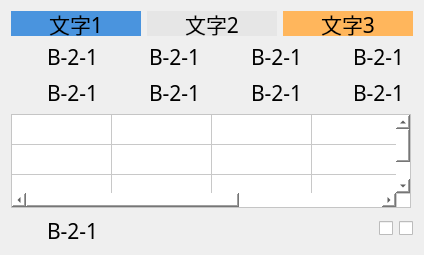
   <widget class="QWidget" name="verticalLayoutWidget_5">
    <property name="geometry">
     <rect>
      <x>550</x>
      <y>70</y>
      <width>416</width>
      <height>255</height>
     </rect>
    </property>
    <layout class="QVBoxLayout" name="verticalLayout_10">
     <item>
      <layout class="QHBoxLayout" name="horizontalLayout_52">
       <item>
        <widget class="QLabel" name="label_36">
         <property name="minimumSize">
          <size>
           <width>0</width>
           <height>25</height>
          </size>
         </property>
         <property name="maximumSize">
          <size>
           <width>16777215</width>
           <height>25</height>
          </size>
         </property>
         <property name="font">
          <font>
           <family>黑体</family>
           <pointsize>16</pointsize>
          </font>
         </property>
         <property name="autoFillBackground">
          <bool>false</bool>
         </property>
         <property name="styleSheet">
          <string notr="true">background-color: rgb(74, 148, 222);</string>
         </property>
         <property name="text">
          <string>文字1</string>
         </property>
         <property name="alignment">
          <set>Qt::AlignCenter</set>
         </property>
        </widget>
       </item>
       <item>
        <widget class="QLabel" name="label_37">
         <property name="minimumSize">
          <size>
           <width>0</width>
           <height>25</height>
          </size>
         </property>
         <property name="maximumSize">
          <size>
           <width>16777215</width>
           <height>25</height>
          </size>
         </property>
         <property name="font">
          <font>
           <family>黑体</family>
           <pointsize>16</pointsize>
          </font>
         </property>
         <property name="autoFillBackground">
          <bool>false</bool>
         </property>
         <property name="styleSheet">
          <string notr="true">background-color: rgb(230, 230, 230);</string>
         </property>
         <property name="text">
          <string>文字2</string>
         </property>
         <property name="alignment">
          <set>Qt::AlignCenter</set>
         </property>
        </widget>
       </item>
       <item>
        <widget class="QLabel" name="label_38">
         <property name="minimumSize">
          <size>
           <width>0</width>
           <height>25</height>
          </size>
         </property>
         <property name="maximumSize">
          <size>
           <width>16777215</width>
           <height>25</height>
          </size>
         </property>
         <property name="font">
          <font>
           <family>黑体</family>
           <pointsize>16</pointsize>
          </font>
         </property>
         <property name="autoFillBackground">
          <bool>false</bool>
         </property>
         <property name="styleSheet">
          <string notr="true">background-color: rgb(255, 182, 92);</string>
         </property>
         <property name="text">
          <string>文字3</string>
         </property>
         <property name="alignment">
          <set>Qt::AlignCenter</set>
         </property>
        </widget>
       </item>
      </layout>
     </item>
     <item>
      <layout class="QVBoxLayout" name="verticalLayout_11">
       <item>
        <layout class="QHBoxLayout" name="horizontalLayout_53">
         <item>
          <layout class="QHBoxLayout" name="horizontalLayout_54">
           <item>
            <widget class="QLabel" name="label_39">
             <property name="minimumSize">
              <size>
               <width>30</width>
               <height>30</height>
              </size>
             </property>
             <property name="maximumSize">
              <size>
               <width>30</width>
               <height>30</height>
              </size>
             </property>
             <property name="font">
              <font>
               <pointsize>15</pointsize>
              </font>
             </property>
             <property name="text">
              <string/>
             </property>
             <property name="pixmap">
              <pixmap resource="images.qrc">:/img/false.png</pixmap>
             </property>
            </widget>
           </item>
           <item>
            <widget class="QLabel" name="label1_39">
             <property name="minimumSize">
              <size>
               <width>60</width>
               <height>25</height>
              </size>
             </property>
             <property name="maximumSize">
              <size>
               <width>60</width>
               <height>25</height>
              </size>
             </property>
             <property name="font">
              <font>
               <family>黑体</family>
               <pointsize>16</pointsize>
              </font>
             </property>
             <property name="text">
              <string>B-2-1</string>
             </property>
            </widget>
           </item>
          </layout>
         </item>
         <item>
          <layout class="QHBoxLayout" name="horizontalLayout_55">
           <item>
            <widget class="QLabel" name="lamp1_26">
             <property name="minimumSize">
              <size>
               <width>30</width>
               <height>30</height>
              </size>
             </property>
             <property name="maximumSize">
              <size>
               <width>30</width>
               <height>30</height>
              </size>
             </property>
             <property name="font">
              <font>
               <pointsize>15</pointsize>
              </font>
             </property>
             <property name="text">
              <string/>
             </property>
             <property name="pixmap">
              <pixmap resource="images.qrc">:/img/false.png</pixmap>
             </property>
            </widget>
           </item>
           <item>
            <widget class="QLabel" name="label1_40">
             <property name="minimumSize">
              <size>
               <width>60</width>
               <height>25</height>
              </size>
             </property>
             <property name="maximumSize">
              <size>
               <width>60</width>
               <height>25</height>
              </size>
             </property>
             <property name="font">
              <font>
               <family>黑体</family>
               <pointsize>16</pointsize>
              </font>
             </property>
             <property name="text">
              <string>B-2-1</string>
             </property>
            </widget>
           </item>
          </layout>
         </item>
         <item>
          <layout class="QHBoxLayout" name="horizontalLayout_56">
           <item>
            <widget class="QLabel" name="lamp1_27">
             <property name="minimumSize">
              <size>
               <width>30</width>
               <height>30</height>
              </size>
             </property>
             <property name="maximumSize">
              <size>
               <width>30</width>
               <height>30</height>
              </size>
             </property>
             <property name="font">
              <font>
               <pointsize>15</pointsize>
              </font>
             </property>
             <property name="text">
              <string/>
             </property>
             <property name="pixmap">
              <pixmap resource="images.qrc">:/img/false.png</pixmap>
             </property>
            </widget>
           </item>
           <item>
            <widget class="QLabel" name="label1_41">
             <property name="minimumSize">
              <size>
               <width>60</width>
               <height>25</height>
              </size>
             </property>
             <property name="maximumSize">
              <size>
               <width>60</width>
               <height>25</height>
              </size>
             </property>
             <property name="font">
              <font>
               <family>黑体</family>
               <pointsize>16</pointsize>
              </font>
             </property>
             <property name="text">
              <string>B-2-1</string>
             </property>
            </widget>
           </item>
          </layout>
         </item>
         <item>
          <layout class="QHBoxLayout" name="horizontalLayout_57">
           <item>
            <widget class="QLabel" name="lamp1_28">
             <property name="minimumSize">
              <size>
               <width>30</width>
               <height>30</height>
              </size>
             </property>
             <property name="maximumSize">
              <size>
               <width>30</width>
               <height>30</height>
              </size>
             </property>
             <property name="font">
              <font>
               <pointsize>15</pointsize>
              </font>
             </property>
             <property name="text">
              <string/>
             </property>
             <property name="pixmap">
              <pixmap resource="images.qrc">:/img/false.png</pixmap>
             </property>
            </widget>
           </item>
           <item>
            <widget class="QLabel" name="label1_42">
             <property name="minimumSize">
              <size>
               <width>60</width>
               <height>25</height>
              </size>
             </property>
             <property name="maximumSize">
              <size>
               <width>60</width>
               <height>25</height>
              </size>
             </property>
             <property name="font">
              <font>
               <family>黑体</family>
               <pointsize>16</pointsize>
              </font>
             </property>
             <property name="text">
              <string>B-2-1</string>
             </property>
            </widget>
           </item>
          </layout>
         </item>
        </layout>
       </item>
       <item>
        <layout class="QHBoxLayout" name="horizontalLayout_58">
         <item>
          <layout class="QHBoxLayout" name="horizontalLayout_59">
           <item>
            <widget class="QLabel" name="label_40">
             <property name="minimumSize">
              <size>
               <width>30</width>
               <height>30</height>
              </size>
             </property>
             <property name="maximumSize">
              <size>
               <width>30</width>
               <height>30</height>
              </size>
             </property>
             <property name="text">
              <string/>
             </property>
            </widget>
           </item>
           <item>
            <widget class="QLabel" name="label1_43">
             <property name="minimumSize">
              <size>
               <width>60</width>
               <height>25</height>
              </size>
             </property>
             <property name="maximumSize">
              <size>
               <width>60</width>
               <height>25</height>
              </size>
             </property>
             <property name="font">
              <font>
               <family>黑体</family>
               <pointsize>16</pointsize>
              </font>
             </property>
             <property name="text">
              <string>B-2-1</string>
             </property>
            </widget>
           </item>
          </layout>
         </item>
         <item>
          <layout class="QHBoxLayout" name="horizontalLayout_60">
           <item>
            <widget class="QLabel" name="lamp1_29">
             <property name="minimumSize">
              <size>
               <width>30</width>
               <height>30</height>
              </size>
             </property>
             <property name="maximumSize">
              <size>
               <width>30</width>
               <height>30</height>
              </size>
             </property>
             <property name="font">
              <font>
               <pointsize>15</pointsize>
              </font>
             </property>
             <property name="text">
              <string/>
             </property>
             <property name="pixmap">
              <pixmap resource="images.qrc">:/img/false.png</pixmap>
             </property>
            </widget>
           </item>
           <item>
            <widget class="QLabel" name="label1_44">
             <property name="minimumSize">
              <size>
               <width>60</width>
               <height>25</height>
              </size>
             </property>
             <property name="maximumSize">
              <size>
               <width>60</width>
               <height>25</height>
              </size>
             </property>
             <property name="font">
              <font>
               <family>黑体</family>
               <pointsize>16</pointsize>
              </font>
             </property>
             <property name="text">
              <string>B-2-1</string>
             </property>
            </widget>
           </item>
          </layout>
         </item>
         <item>
          <layout class="QHBoxLayout" name="horizontalLayout_61">
           <item>
            <widget class="QLabel" name="lamp1_30">
             <property name="minimumSize">
              <size>
               <width>30</width>
               <height>30</height>
              </size>
             </property>
             <property name="maximumSize">
              <size>
               <width>30</width>
               <height>30</height>
              </size>
             </property>
             <property name="font">
              <font>
               <pointsize>15</pointsize>
              </font>
             </property>
             <property name="text">
              <string/>
             </property>
             <property name="pixmap">
              <pixmap resource="images.qrc">:/img/false.png</pixmap>
             </property>
            </widget>
           </item>
           <item>
            <widget class="QLabel" name="label1_45">
             <property name="minimumSize">
              <size>
               <width>60</width>
               <height>25</height>
              </size>
             </property>
             <property name="maximumSize">
              <size>
               <width>60</width>
               <height>25</height>
              </size>
             </property>
             <property name="font">
              <font>
               <family>黑体</family>
               <pointsize>16</pointsize>
              </font>
             </property>
             <property name="text">
              <string>B-2-1</string>
             </property>
            </widget>
           </item>
          </layout>
         </item>
         <item>
          <layout class="QHBoxLayout" name="horizontalLayout_62">
           <item>
            <widget class="QLabel" name="lamp1_31">
             <property name="minimumSize">
              <size>
               <width>30</width>
               <height>30</height>
              </size>
             </property>
             <property name="maximumSize">
              <size>
               <width>30</width>
               <height>30</height>
              </size>
             </property>
             <property name="font">
              <font>
               <pointsize>15</pointsize>
              </font>
             </property>
             <property name="text">
              <string/>
             </property>
             <property name="pixmap">
              <pixmap resource="images.qrc">:/img/false.png</pixmap>
             </property>
            </widget>
           </item>
           <item>
            <widget class="QLabel" name="label1_46">
             <property name="minimumSize">
              <size>
               <width>60</width>
               <height>25</height>
              </size>
             </property>
             <property name="maximumSize">
              <size>
               <width>60</width>
               <height>25</height>
              </size>
             </property>
             <property name="font">
              <font>
               <family>黑体</family>
               <pointsize>16</pointsize>
              </font>
             </property>
             <property name="text">
              <string>B-2-1</string>
             </property>
            </widget>
           </item>
          </layout>
         </item>
        </layout>
       </item>
      </layout>
     </item>
     <item>
      <widget class="QTableWidget" name="tableWidget_6">
       <property name="maximumSize">
        <size>
         <width>400</width>
         <height>100</height>
        </size>
       </property>
       <property name="font">
        <font>
         <family>黑体</family>
         <pointsize>11</pointsize>
        </font>
       </property>
       <property name="autoFillBackground">
        <bool>false</bool>
       </property>
       <property name="styleSheet">
        <string notr="true">gridline-color: rgb(200, 200, 200);
background-color: rgb(255, 255, 255);
</string>
       </property>
       <property name="dragDropOverwriteMode">
        <bool>true</bool>
       </property>
       <property name="selectionMode">
        <enum>QAbstractItemView::NoSelection</enum>
       </property>
       <property name="showGrid">
        <bool>true</bool>
       </property>
       <property name="gridStyle">
        <enum>Qt::SolidLine</enum>
       </property>
       <property name="sortingEnabled">
        <bool>false</bool>
       </property>
       <property name="wordWrap">
        <bool>true</bool>
       </property>
       <property name="cornerButtonEnabled">
        <bool>true</bool>
       </property>
       <property name="rowCount">
        <number>3</number>
       </property>
       <property name="columnCount">
        <number>5</number>
       </property>
       <attribute name="horizontalHeaderVisible">
        <bool>false</bool>
       </attribute>
       <attribute name="horizontalHeaderCascadingSectionResizes">
        <bool>false</bool>
       </attribute>
       <attribute name="horizontalHeaderHighlightSections">
        <bool>true</bool>
       </attribute>
       <attribute name="horizontalHeaderShowSortIndicator" stdset="0">
        <bool>false</bool>
       </attribute>
       <attribute name="horizontalHeaderStretchLastSection">
        <bool>true</bool>
       </attribute>
       <attribute name="verticalHeaderVisible">
        <bool>false</bool>
       </attribute>
       <attribute name="verticalHeaderCascadingSectionResizes">
        <bool>false</bool>
       </attribute>
       <attribute name="verticalHeaderHighlightSections">
        <bool>true</bool>
       </attribute>
       <attribute name="verticalHeaderShowSortIndicator" stdset="0">
        <bool>false</bool>
       </attribute>
       <attribute name="verticalHeaderStretchLastSection">
        <bool>true</bool>
       </attribute>
       <row>
        <property name="text">
         <string>新建行</string>
        </property>
        <property name="font">
         <font>
          <family>Agency FB</family>
          <pointsize>11</pointsize>
         </font>
        </property>
       </row>
       <row>
        <property name="text">
         <string>新建行</string>
        </property>
        <property name="font">
         <font>
          <family>Agency FB</family>
          <pointsize>11</pointsize>
         </font>
        </property>
       </row>
       <row/>
       <column>
        <property name="text">
         <string>新建列</string>
        </property>
        <property name="font">
         <font>
          <pointsize>11</pointsize>
         </font>
        </property>
        <property name="foreground">
         <brush brushstyle="SolidPattern">
          <color alpha="255">
           <red>0</red>
           <green>0</green>
           <blue>0</blue>
          </color>
         </brush>
        </property>
       </column>
       <column>
        <property name="text">
         <string>新建列</string>
        </property>
        <property name="font">
         <font>
          <pointsize>11</pointsize>
         </font>
        </property>
       </column>
       <column>
        <property name="text">
         <string>新建列</string>
        </property>
        <property name="font">
         <font>
          <family>Agency FB</family>
          <pointsize>11</pointsize>
         </font>
        </property>
       </column>
       <column>
        <property name="text">
         <string>新建列</string>
        </property>
        <property name="font">
         <font>
          <family>Agency FB</family>
          <pointsize>11</pointsize>
         </font>
        </property>
       </column>
       <column/>
       <item row="0" column="0">
        <property name="text">
         <string/>
        </property>
        <property name="font">
         <font>
          <pointsize>11</pointsize>
         </font>
        </property>
       </item>
      </widget>
     </item>
     <item>
      <layout class="QHBoxLayout" name="horizontalLayout_63">
       <item>
        <widget class="QLabel" name="label_41">
         <property name="minimumSize">
          <size>
           <width>30</width>
           <height>30</height>
          </size>
         </property>
         <property name="maximumSize">
          <size>
           <width>30</width>
           <height>30</height>
          </size>
         </property>
         <property name="font">
          <font>
           <pointsize>15</pointsize>
          </font>
         </property>
         <property name="text">
          <string/>
         </property>
         <property name="pixmap">
          <pixmap resource="images.qrc">:/img/false.png</pixmap>
         </property>
        </widget>
       </item>
       <item>
        <widget class="QLabel" name="label1_47">
         <property name="minimumSize">
          <size>
           <width>60</width>
           <height>30</height>
          </size>
         </property>
         <property name="maximumSize">
          <size>
           <width>60</width>
           <height>25</height>
          </size>
         </property>
         <property name="font">
          <font>
           <family>黑体</family>
           <pointsize>16</pointsize>
          </font>
         </property>
         <property name="text">
          <string>B-2-1</string>
         </property>
        </widget>
       </item>
       <item>
        <spacer name="horizontalSpacer_6">
         <property name="orientation">
          <enum>Qt::Horizontal</enum>
         </property>
         <property name="sizeHint" stdset="0">
          <size>
           <width>40</width>
           <height>20</height>
          </size>
         </property>
        </spacer>
       </item>
       <item>
        <widget class="QCheckBox" name="checkBox_9">
         <property name="maximumSize">
          <size>
           <width>16777215</width>
           <height>25</height>
          </size>
         </property>
         <property name="styleSheet">
          <string notr="true">QCheckBox::indicator:unchecked {
width:120px;height:30px; image:url(:/img/Off.png);
}
QCheckBox::indicator:checked {
width:120px;height:30px; image:url(:/img/On.png);
}</string>
         </property>
         <property name="text">
          <string/>
         </property>
        </widget>
       </item>
       <item>
        <widget class="QCheckBox" name="checkBox_10">
         <property name="maximumSize">
          <size>
           <width>16777215</width>
           <height>25</height>
          </size>
         </property>
         <property name="styleSheet">
          <string notr="true">QCheckBox::indicator:unchecked {
width:120px;height:30px; image:url(:/img/Off.png);
}
QCheckBox::indicator:checked {
width:120px;height:30px; image:url(:/img/On.png);
}</string>
         </property>
         <property name="text">
          <string/>
         </property>
        </widget>
       </item>
      </layout>
     </item>
    </layout>
   </widget>
